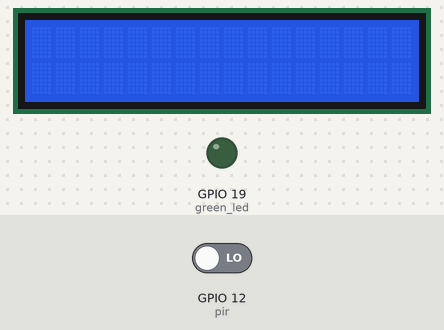
A program run on a simulated Raspberry Pi (BCM pin numbers). Shown: 16×2 character LCD, output pins drawn as LEDs (lit = HIGH). The inputs (shaded band) are chosen by the test bench; at power-on: GPIO 12 (pir) LOW. The clock reads 2024-03-15 10:24:30 at power-on unless the program sets it; camera commands give no picture and take their timeout (5 s if none is given; 1 s for webcam tools); databases and web services accept everything at once and return nothing; what the program prints to the terminal is not drawn.

Above: at 1.2 s.
1.3 s: GPIO 12 (pir) driven HIGH
At 11.4 s:
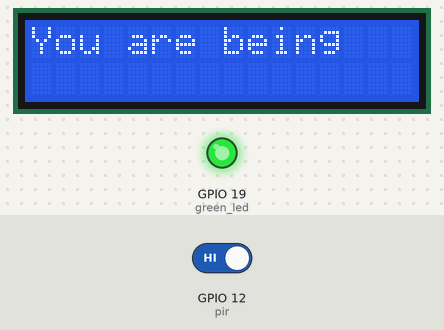
At 12.3 s:
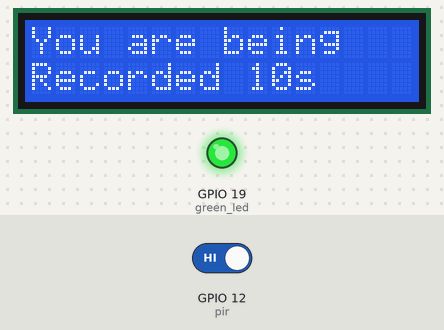
Timing chart, 0 to 12.9 s (numbered marks = the images above; inputs shaded):
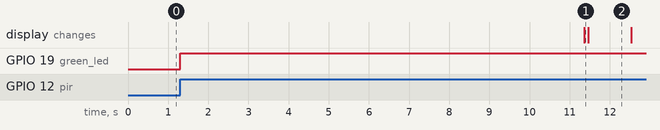

The program:

awsCam.py
```python
#!/usr/bin/python3

from gpiozero import MotionSensor, LED
from time import sleep
import os
from datetime import datetime
from signal import signal, SIGTERM, SIGHUP, pause
from rpi_lcd import LCD
from sys import exit
import boto3

# Initialize Boto3 S3 client
s3_client = boto3.client('s3', region_name='us-east-1')

pir = MotionSensor(12)
green_led = LED(19)
lcd = LCD()

def safe_exit(signum, frame):
    lcd.clear()
    exit(1)

signal(SIGTERM, safe_exit)
signal(SIGHUP, safe_exit)

def scroll_text(text, line, width, delay=0.3):
    text = ' ' * width + text + ' ' * width
    for i in range(len(text) - width + 1):
        lcd.text(text[i:i + width], line)
        sleep(delay)

def display_message_and_countdown(message, countdown, line_message, line_countdown):
    lcd.text(message, line_message)
    for i in range(countdown, 0, -1):
        lcd.text(f"Recorded {i}s", line_countdown)
        sleep(1)
    lcd.text("", line_message)  # Clear message after countdown
    lcd.text("", line_countdown)  # Clear countdown after countdown

def start_video_stream(filename):
    os.system(f"libcamera-vid -t 10000 --width 640 --height 480 --framerate 30 --inline --nopreview -o {filename} &")

def stop_video_stream(filename):
    os.system("pkill -f 'libcamera-vid'")
    upload_to_s3('camtestbucket1', filename)

def upload_to_s3(bucket, file_path):
    try:
        print(f"Attempting to upload {file_path} to bucket {bucket}...")
        s3_client.upload_file(file_path, bucket, os.path.basename(file_path))
        print("Upload Successful")
    except Exception as e:
        print(f"Failed to upload to S3 due to {e}")

def ensure_directory_exists(directory):
    if not os.path.exists(directory):
        os.makedirs(directory)

try:
    video_directory = "/home/diego/Desktop/videos"
    ensure_directory_exists(video_directory)

    while True:
        print("Continue scanning for motion...")
        pir.wait_for_motion()
        print("Motion detected! LED on, video recording started, and scrolling text displayed.")
        green_led.on()

        # Generate a timestamped filename
        filename = os.path.join(video_directory, f"motion_{datetime.now().strftime('%Y%m%d_%H%M%S')}.h264")
        start_video_stream(filename)

        # Display message and countdown
        display_message_and_countdown("You are being recorded", 10, 1, 2)

        sleep(10)  # Simulate recording duration
        green_led.off()
        stop_video_stream(filename)

        print(f"LED off and video recording saved to {filename}. Waiting for no motion.")
        pir.wait_for_no_motion()
        print("No motion detected. Scanning for motion again.")
except KeyboardInterrupt:
    pass
finally:
    lcd.clear()
```

Measured:
- after the input at 1.3 s, GPIO 19 (green_led): LOW → HIGH at once; the display: changes after 10.1 s (image 1)
- what the display in image 2 shows lasts 1.0 s, from 11.5 s to 12.5 s
